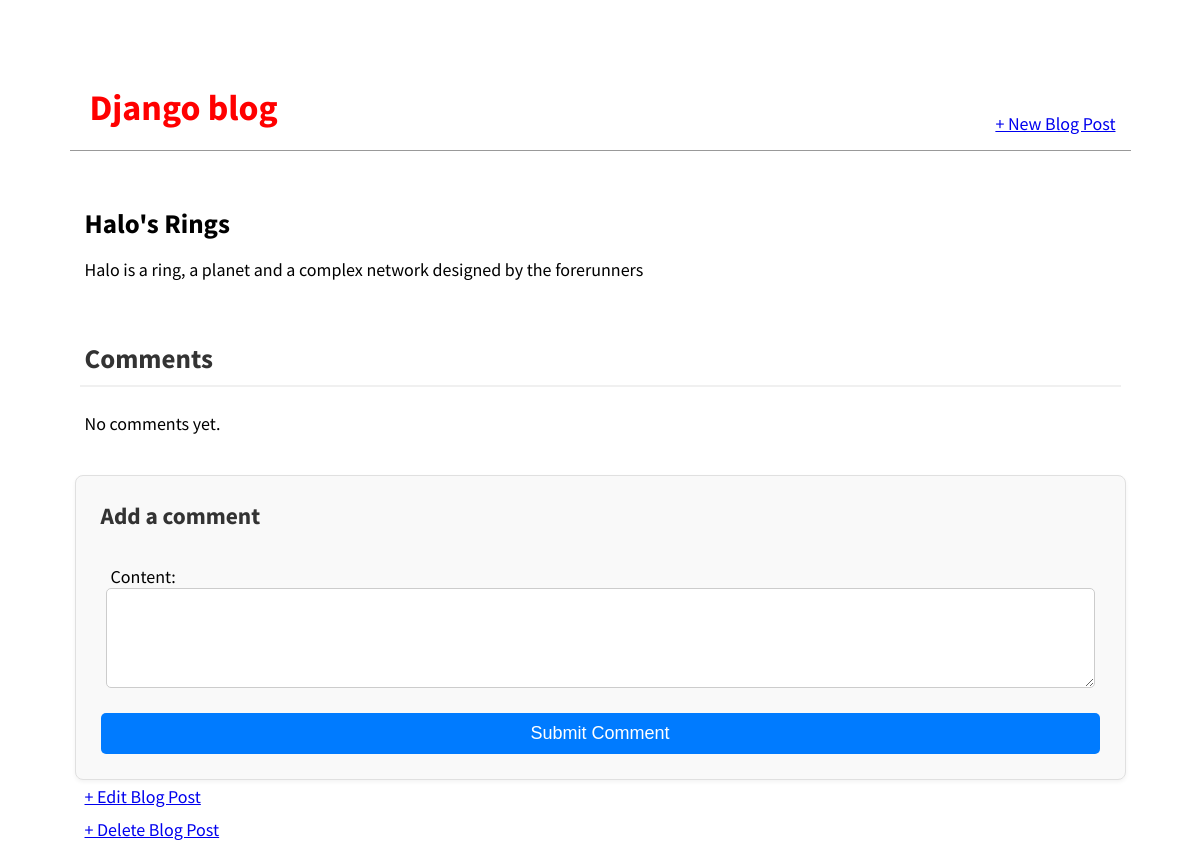
The app's page /post/4/ with its own data.
### blog/models.py (models this page shows, shortened)
class Post(models.Model):
    title = models.CharField(max_length=250)
    author = models.ForeignKey(User, on_delete=models.CASCADE)
    body = models.TextField()

### blog/views.py (the view, shortened to what this page needs)
# urls.py: path('post/<int:pk>/', BlogDetailView.as_view(), name='post_detail'),
class BlogDetailView(FormMixin, DetailView): # new
    model = Post
    template_name = 'post_detail.html'
    form_class = CommentForm
    def get_context_data(self, **kwargs):
        context = super().get_context_data(**kwargs)
        context['comments'] = self.object.comments.all()
        if 'form' not in context:
            context['form'] = self.get_form()
        return context

### blog/forms.py
class CommentForm(ModelForm):
    class Meta:
        model = Comment
        fields = ['content']

### templates/post_detail.html (shortened to what this page needs)
{% extends 'base.html' %}
{% block content %}
    <div class="post-entry">
        <h2>{{ post.title }}</h2>
        <p>{{ post.body }}</p>
    </div>
    <div class="comment-section">
        <h3>Comments</h3>
        {% for comment in comments %}
        <div class="comment">
            <div class="comment-meta">
                <strong>{{ comment.author }}</strong> on {{ comment.created_at }}
            </div>
            <p> {{ comment.content }} </p>
        </div>
        {% empty %}
            <p> No comments yet.</p>
        {% endfor %}
    </div>
    <div class="comment-form">
        <h3>Add a comment </h3>
        <form action="" method="post">
            {{ form.as_p }}
            <button type="submit">Submit Comment</button>
        </form>
    </div>
    <p><a href="{% url 'post_edit' post.pk %}">+ Edit Blog Post</a></p>
    <p><a href="{% url 'post_delete' post.pk %}">+ Delete Blog Post</a></p>
{% endblock content %}

### static/styles.css (style rules this page uses)
:root { --bgcolor: rgb(255, 255, 255); }
* { margin: 0; padding: 5px; }
body { font-family: 'Source Sans Pro', sans-serif; font-size: 18px; min-height: 100vh; background: var(--bgcolor); margin: 5%; }
.post-entry { margin-bottom: 2rem; }
.post-entry h2 { margin: 0.5rem 0; }
.post-entry p { margin: 0; font-weight: 400; }
.comment-section { margin-top: 40px; }
.comment-section h3 { font-size: 1.5em; margin-bottom: 20px; color: #333; border-bottom: 2px solid #f0f0f0; padding-bottom: 10px; }
.comment-form { margin-top: 30px; padding: 20px; border: 1px solid #e0e0e0; border-radius: 8px; background-color: #f9f9f9; box-shadow: 0 2px 4px rgba(0, 0, 0, 0.05); }
.comment-form h3 { font-size: 1.3em; margin-bottom: 20px; color: #333; }
.comment-form form { display: flex; flex-direction: column; }
.comment-form textarea { resize: vertical; padding: 10px; font-size: 1em; border-radius: 5px; border: 1px solid #ccc; margin-bottom: 20px; height: 100px; width: 100%; font-family: inherit; }
.comment-form button { background-color: #007bff; color: white; padding: 10px 15px; border: none; border-radius: 5px; cursor: pointer; font-size: 1em; transition: background-color 0.3s ease; }

### records on screen
Post: title "Halo's Rings", body "Halo is a ring, a planet and a complex network designed by the forerunners"
